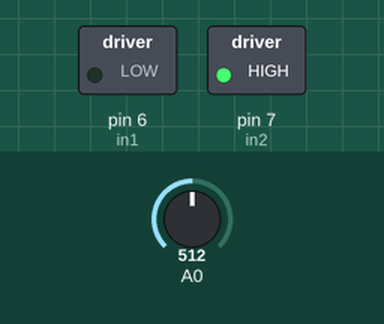
A sketch run on a simulated Arduino Uno, built with avr-gcc and run on an emulated ATmega328P. Parts: switched loads named in the sketch (green lamp = pin HIGH). The inputs (shaded band) are chosen by the test bench; at power-on: A0 = 512. What the sketch prints to the serial monitor is not drawn.

Above: at 0.1 s.
Timing chart, 0 to 1.6 s (numbered marks = the images above):
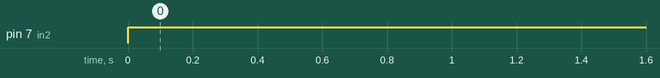

The sketch:

programaVvsF.ino
```cpp
#define in1 6     // Control pin 1 para motor 1
#define in2 7     // Control pin 2 para motor 1

int i=0;
double grados=0;

void setup()
   {
   // inicializar puerto serie
   Serial.begin(9600);
        pinMode( in1, OUTPUT);
        pinMode( in2, OUTPUT);


        digitalWrite(in1, LOW);     // paramos motor 1
        digitalWrite(in2, LOW);

   }
void loop()
   {

        analogWrite(in2, 150);     // Arrancamos motor 1 para que sople hacia abajo
        digitalWrite(in1, LOW);

       // leer pines
       grados = -0.093*analogRead(A0)+42.677;
       Serial.println(grados);


   }
```

Measured:
- by itself, pin 7 (in2): LOW → HIGH at 0.00 s
